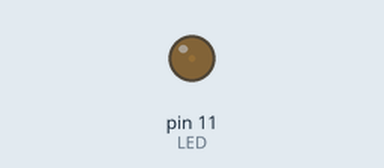
Simulated run of this sketch. Board: Arduino Uno, built with avr-gcc and run on an emulated ATmega328P. On the bench: output pins drawn as LEDs (lit = HIGH).

Above: at 0.05 s.
At 1.15 s:
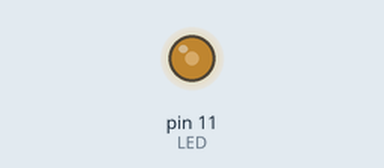
At 2.3 s:
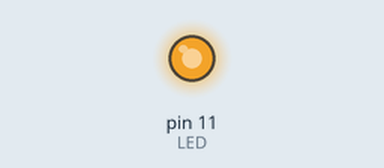
At 4.6 s:
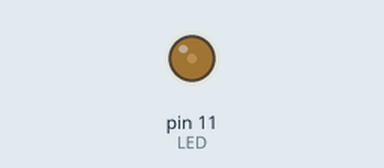
Timing chart, 0 to 6.7 s (numbered marks = the images above):
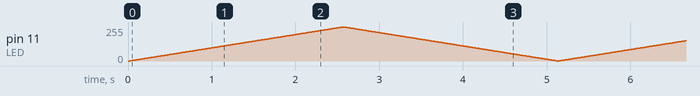

The sketch:

FadingLED.ino
```cpp
const int LED = 11;
void setup() {
  pinMode(LED, OUTPUT);
}

void loop() {

  for (int i = 0; i <=255; i++)
  {
    delay(10);
    analogWrite(LED, i);
  }

  for (int j = 255; j >=0; j--)
  {
    delay(10);
    analogWrite(LED, j);
  }

}
```
